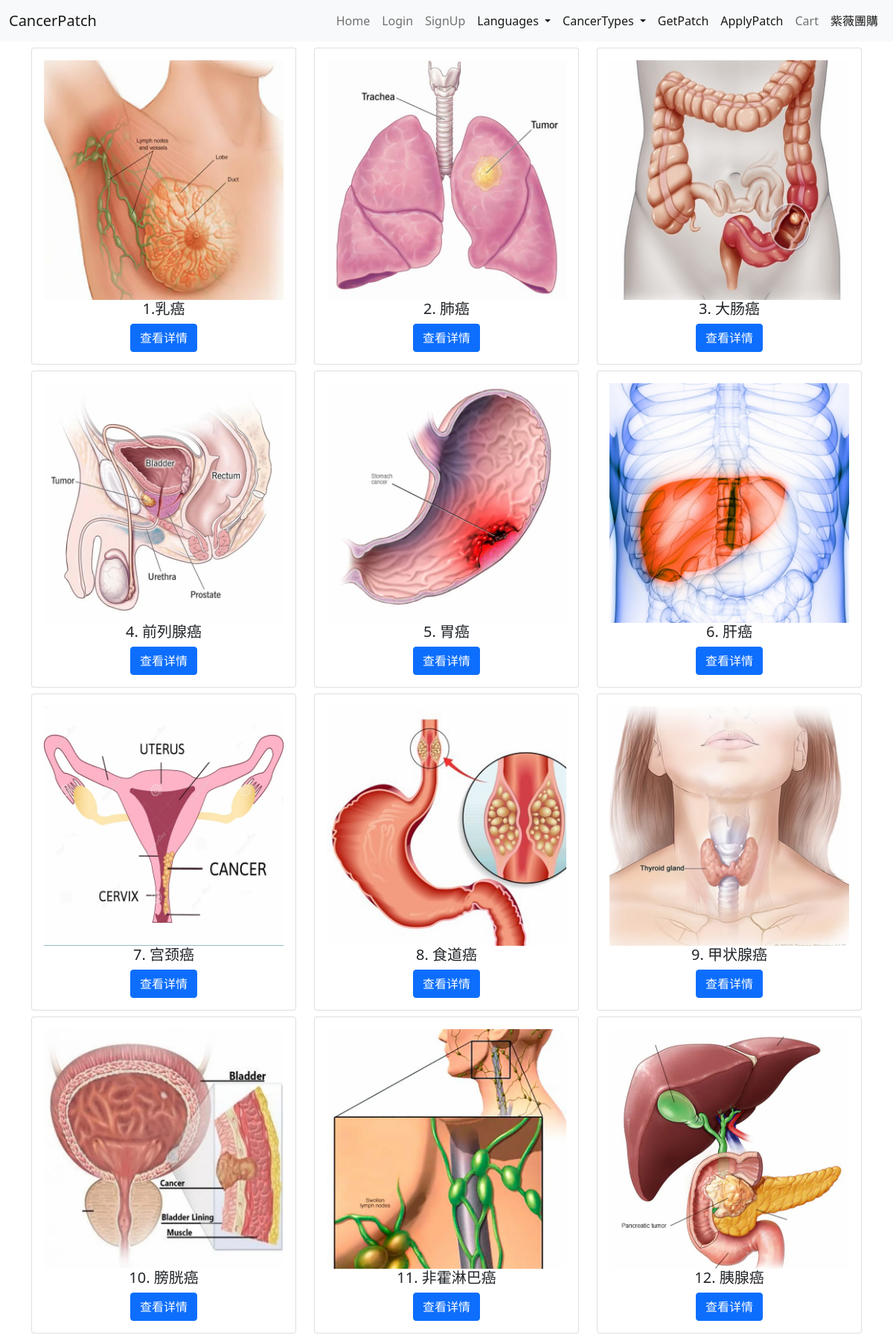
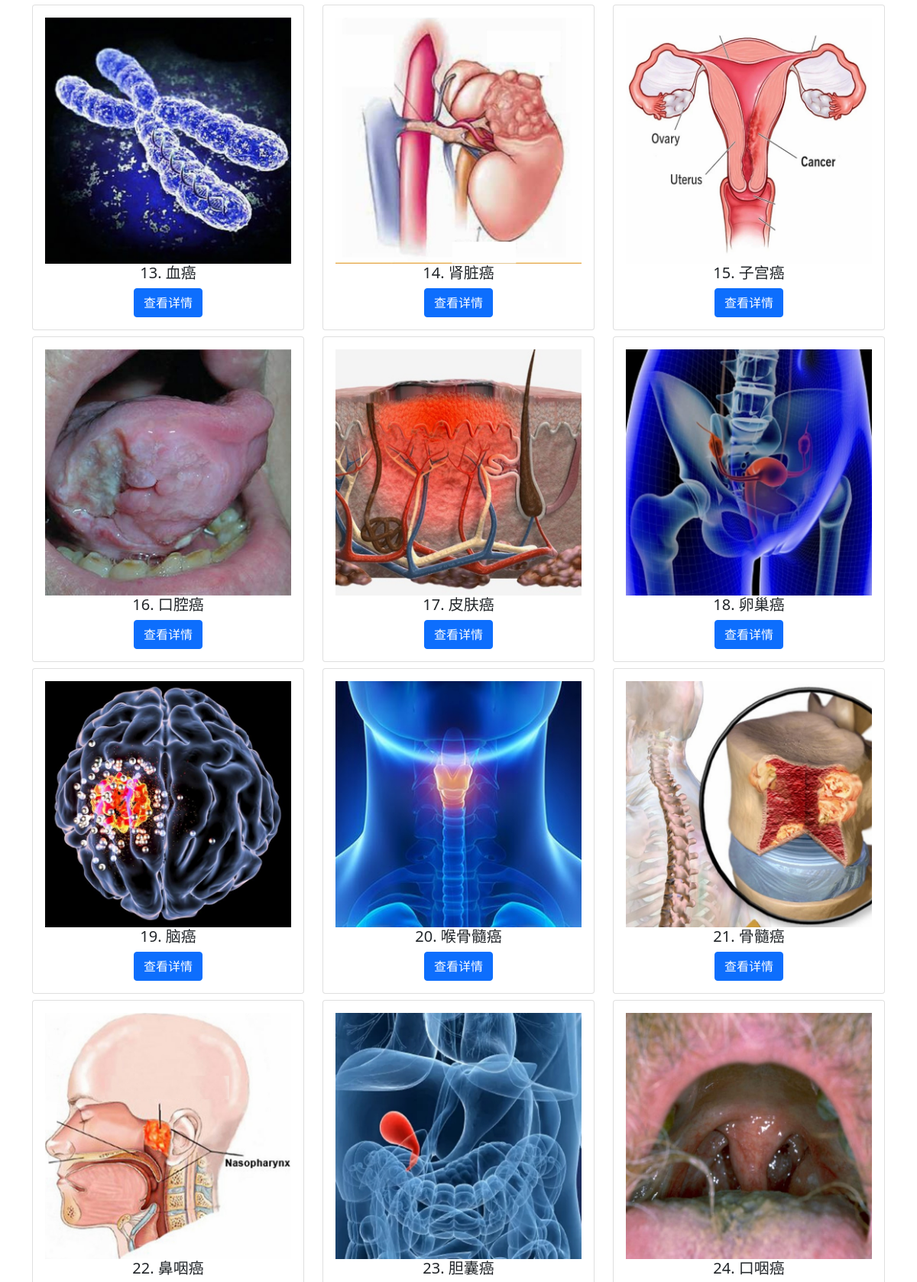
Page /chinese (upper part) on the committed database (2 pictures, top to bottom).
### store/models.py (models this page shows, shortened)
class ChineseCategory(models.Model):
    slug=models.CharField(max_length=150,null=False,blank=False)
    name=models.CharField(max_length=150,null=False,blank=False)
    image=models.ImageField(upload_to=get_file_path_chinese,null=True,blank=True)
    description=models.TextField(max_length=500,null=True,blank=True)
    created_at=models.DateTimeField(auto_now_add=True)

### store/controller/chineseview.py (the view)
# urls.py: path('chinese',chineseview.chinesehome,name='chinese'),
def chinesehome(request):
    category=ChineseCategory.objects.all()
    return render(request,'chinese-store/index.html',{'category':category})

### store/templates/chinese-store/index.html
{% extends 'store/layouts/base.html' %}
{% block content %}
<div class="container">
    <div class="row">
         {% for data in category %}
            <div class="col-12 col-md-6 col-lg-4">
                <div class="card mt-2">
                    <div class="card-body text-center">
                        <img src="{{ data.image.url }}" class="w-100" />
                        <h5 class="card-title">{{data.name}}</h5>
                        <a href="{% url 'type' data.slug %}" class="btn btn-primary">查看详情</a>
                    </div>
                </div>
            </div>
         {% endfor %}
    </div>
</div>
{% endblock content %}

### store/templates/store/layouts/base.html (shortened to what this page needs)
{% load static %}
<!DOCTYPE html>
<html>
<head>
    <link href="https://cdn.jsdelivr.net/npm/bootstrap@5.0.2/dist/css/bootstrap.min.css" rel="stylesheet">
    <link rel="stylesheet" href="//cdn.jsdelivr.net/npm/alertifyjs@1.13.1/build/css/alertify.min.css"/>
    <link rel="stylesheet" href="//cdn.jsdelivr.net/npm/alertifyjs@1.13.1/build/css/themes/default.min.css"/>
</head>
<body>
{% include 'store/inc/navbar.html' %}
{% block content %}
{% endblock content %}
</body>
</html>

### store/templates/store/inc/navbar.html (shortened to what this page needs)
{% load static %}
<nav class="navbar navbar-expand-lg navbar-light bg-light">
  <div class="container-fluid">
    <a class="navbar-brand" href="#">CancerPatch</a>
    <div class="collapse navbar-collapse" id="navbarNav">
      <ul class="navbar-nav ms-auto">
        <li class="nav-item">
          <a class="nav-link {% if request.resolver_match.url_name == 'home' %} active{% endif %}" aria-current="page" href="/">Home</a>
        </li>
        {% if request.user.is_authenticated %}
        <li class="nav-item dropdown">
          <a class="nav-link {% if request.resolver_match.url_name == 'logoutpage' %} active{% endif %}dropdown-toggle" href="#" id="navbarDropdown" role="button" data-bs-toggle="dropdown" aria-expanded="false">
           {{ request.user }}
          </a>
          <ul class="dropdown-menu" aria-labelledby="navbarDropdown">
            <li><a class="dropdown-item" href="#">Action</a></li>
            <li><a class="dropdown-item" href="#">Another action</a></li>
            <li><hr class="dropdown-divider"></li>
            <li><a class="dropdown-item" href="logout">Logout</a></li>
          </ul>
        </li>
        {% else %}
        <li class="nav-item">
          <a class="nav-link {% if request.resolver_match.url_name == 'loginpage' %} active{% endif %}" href="login">Login</a>
        </li>
        <li class="nav-item">
          <a class="nav-link {% if request.resolver_match.url_name == 'register' %} active{% endif %}" href="register">SignUp</a>
        </li>
        {% endif %}
        <li class="nav-item dropdown" style="height:cover">
          <a class="nav-link  active dropdown-toggle" href="#" id="navbarDropdown" role="button" data-bs-toggle="dropdown" aria-expanded="true">
           Languages
          </a>
        </li>
        <li class="nav-item dropdown">
          <a class="nav-link  active dropdown-toggle" href="#" id="navbarDropdown" role="button" data-bs-toggle="dropdown" aria-expanded="true">
           CancerTypes
          </a>
        </li>
        <li class="nav-item">
          <a class="nav-link active" href="#">GetPatch</a>
        </li>
        <li class="nav-item">
          <a class="nav-link active" href="#">ApplyPatch</a>
        </li>
        <li class="nav-item">
          <a class="nav-link {% if request.resolver_match.url_name == 'cart' %} active{% endif %}" href="cart">Cart</a>
        </li>
        <li class="nav-item">
          <a class="nav-link active" href="#">紫薇團購</a>
        </li>
      </ul>
    </div>
  </div>
</nav>

### rows in the picture
ChineseCategory: image (picture), name "1.乳癌"
ChineseCategory: image (picture), name "2. 肺癌"
ChineseCategory: image (picture), name "3. 大肠癌"
ChineseCategory: image (picture), name "4. 前列腺癌"
ChineseCategory: image (picture), name "5. 胃癌"
ChineseCategory: image (picture), name "6. 肝癌"
ChineseCategory: image (picture), name "7. 宫颈癌"
ChineseCategory: image (picture), name "8. 食道癌"
ChineseCategory: image (picture), name "9. 甲状腺癌"
ChineseCategory: image (picture), name "10. 膀胱癌"
ChineseCategory: image (picture), name "11. 非霍淋巴癌"
ChineseCategory: image (picture), name "12. 胰腺癌"
ChineseCategory: image (picture), name "13. 血癌"
ChineseCategory: image (picture), name "14. 肾脏癌"
ChineseCategory: image (picture), name "15. 子宫癌"
ChineseCategory: image (picture), name "16. 口腔癌"
ChineseCategory: image (picture), name "17. 皮肤癌"
ChineseCategory: image (picture), name "18. 卵巢癌"
ChineseCategory: image (picture), name "19. 脑癌"
ChineseCategory: image (picture), name "20. 喉骨髓癌"
ChineseCategory: image (picture), name "21. 骨髓癌"
ChineseCategory: image (picture), name "22. 鼻咽癌"
ChineseCategory: image (picture), name "23. 胆囊癌"
ChineseCategory: image (picture), name "24. 口咽癌"
